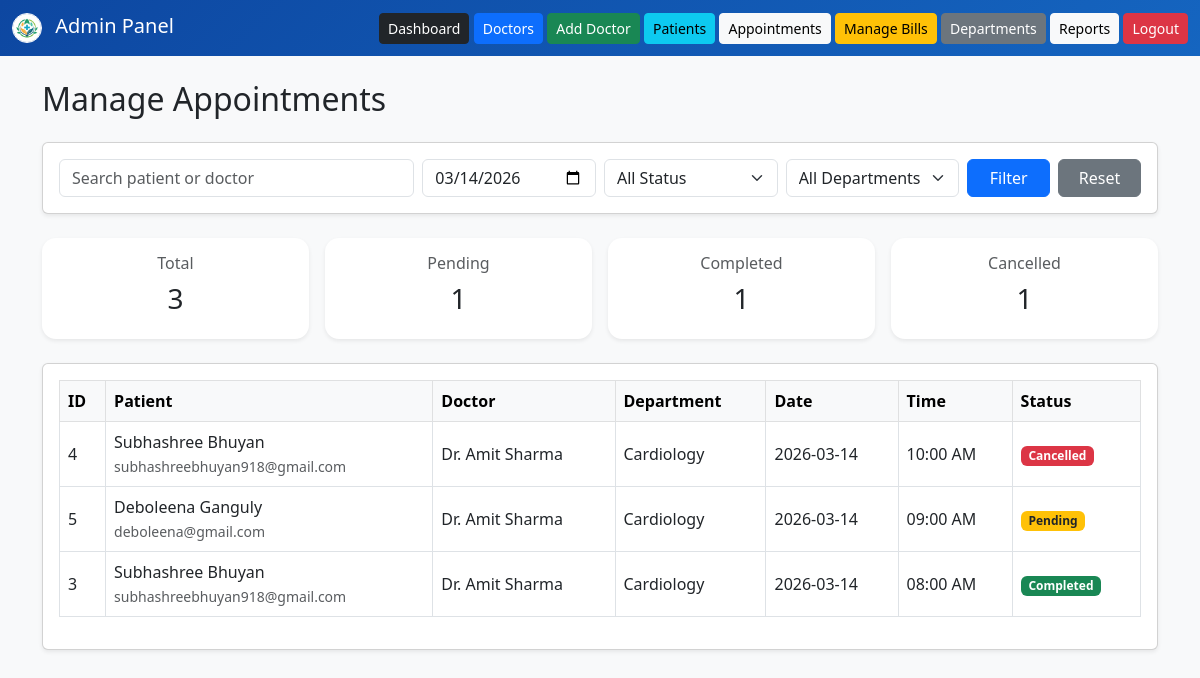
Before: /admin/manage_appointments.php?appointment_date=2026-03-14 (signed in) with the older database file.
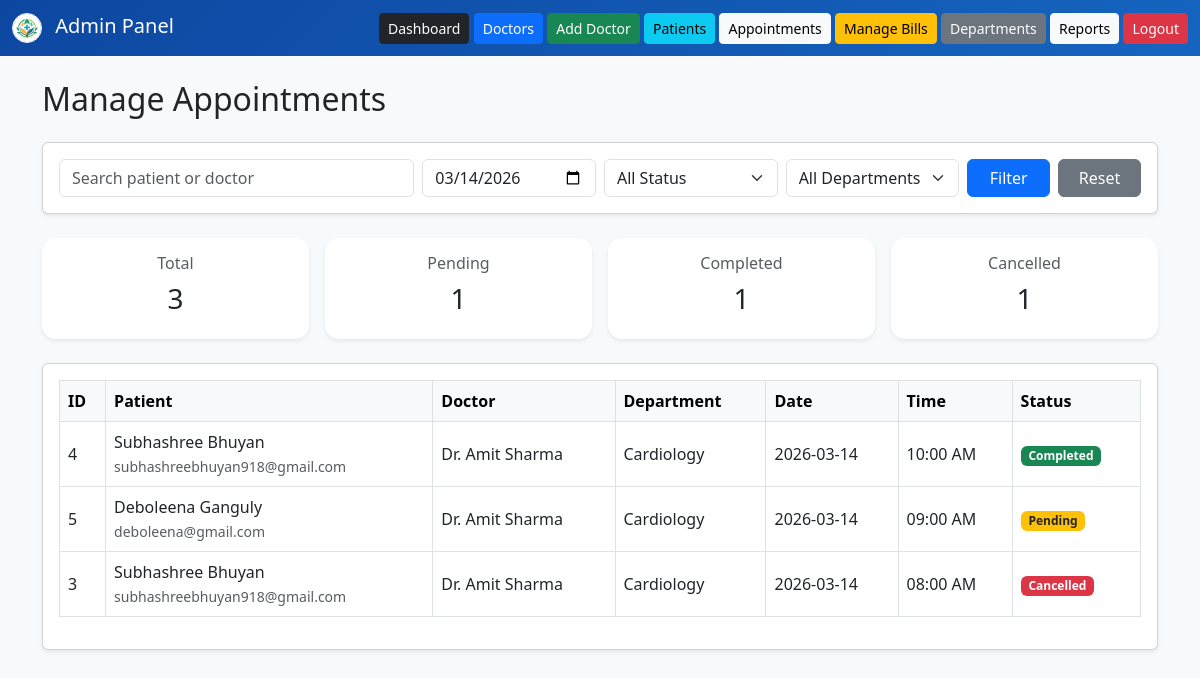
After: the same page with the newer database file.
### tables this page shows
CREATE TABLE `appointments` (
  `appointment_id` int(11) NOT NULL,
  `patient_id` int(11) DEFAULT NULL,
  `doctor_id` int(11) DEFAULT NULL,
  `appointment_date` date DEFAULT NULL,
  `appointment_time` time DEFAULT NULL,
  `status` enum('Pending','Completed','Cancelled') DEFAULT 'Pending',
  `created_at` timestamp NOT NULL DEFAULT current_timestamp()
);

CREATE TABLE `patients` (
  `patient_id` int(11) NOT NULL,
  `user_id` int(11) DEFAULT NULL,
  `first_name` varchar(50) DEFAULT NULL,
  `last_name` varchar(50) DEFAULT NULL,
  `gender` varchar(10) DEFAULT NULL,
  `phone` varchar(15) DEFAULT NULL,
  `address` text DEFAULT NULL,
  `created_at` timestamp NOT NULL DEFAULT current_timestamp(),
  `email` varchar(100) DEFAULT NULL,
  `password` varchar(100) DEFAULT NULL,
  `middle_name` varchar(50) DEFAULT NULL,
  `date_of_birth` date DEFAULT NULL,
  `title` enum('Mr','Mrs','Miss','Ms','Dr','Other') DEFAULT NULL
);

CREATE TABLE `doctors` (
  `doctor_id` int(11) NOT NULL,
  `user_id` int(11) DEFAULT NULL,
  `first_name` varchar(50) DEFAULT NULL,
  `last_name` varchar(50) DEFAULT NULL,
  `department_id` int(11) DEFAULT NULL,
  `phone` varchar(15) DEFAULT NULL,
  `experience` int(11) DEFAULT NULL,
  `available_days` varchar(100) DEFAULT NULL,
  `start_time` time DEFAULT NULL,
  `end_time` time DEFAULT NULL,
  `consultation_fee` decimal(10,2) DEFAULT NULL,
  `middle_name` varchar(50) DEFAULT NULL,
  `date_of_birth` date DEFAULT NULL,
  `title` enum('Mr','Mrs','Miss','Ms','Dr','Other') DEFAULT 'Dr',
  `image` varchar(255) DEFAULT NULL
);

CREATE TABLE `departments` (
  `department_id` int(11) NOT NULL,
  `department_name` varchar(100) NOT NULL
);

### admin/manage_appointments.php (the view, shortened to what the changed rows need)
<?php
include("../config/db.php");
$filter_date = isset($_GET['appointment_date']) ? trim($_GET['appointment_date']) : '';
$query = "SELECT
            a.*,
            p.first_name AS patient_first,
            p.last_name AS patient_last,
            p.email AS patient_email,
            d.first_name AS doctor_first,
            d.last_name AS doctor_last,
            dep.department_name
          FROM appointments a
          LEFT JOIN patients p ON a.patient_id = p.patient_id
          LEFT JOIN doctors d ON a.doctor_id = d.doctor_id
          LEFT JOIN departments dep ON d.department_id = dep.department_id
          WHERE 1=1";
if (!empty($filter_date)) {
    $safe_date = mysqli_real_escape_string($con, $filter_date);
    $query .= " AND a.appointment_date = '$safe_date'";
}
$query .= " ORDER BY a.appointment_date DESC, a.appointment_time DESC";
$result = mysqli_query($con, $query);
?>
<!DOCTYPE html>
<html>
<head>
<link href="https://cdn.jsdelivr.net/npm/bootstrap@5.3.0/dist/css/bootstrap.min.css" rel="stylesheet">
</head>
<body>
<div class="container mt-4">
  <h2 class="mb-4">Manage Appointments</h2>
  <div class="card shadow-sm">
    <div class="card-body">
      <div class="table-responsive">
        <table class="table table-bordered table-hover align-middle">
          <thead class="table-light">
            <tr>
              <th>ID</th>
              <th>Patient</th>
              <th>Doctor</th>
              <th>Department</th>
              <th>Date</th>
              <th>Time</th>
              <th>Status</th>
            </tr>
          </thead>
          <tbody>
            <?php if (mysqli_num_rows($result) > 0) { ?>
              <?php while ($row = mysqli_fetch_assoc($result)) { ?>
                <tr>
                  <td><?php echo $row['appointment_id']; ?></td>
                  <td>
                    <?php echo $row['patient_first'] . ' ' . $row['patient_last']; ?><br>
                    <small class="text-muted"><?php echo $row['patient_email']; ?></small>
                  </td>
                  <td>Dr. <?php echo $row['doctor_first'] . ' ' . $row['doctor_last']; ?></td>
                  <td><?php echo $row['department_name']; ?></td>
                  <td><?php echo $row['appointment_date']; ?></td>
                  <td><?php echo date("h:i A", strtotime($row['appointment_time'])); ?></td>
                  <td>
                    <?php
                    if ($row['status'] == 'Completed') {
                        echo '<span class="badge bg-success">Completed</span>';
                    } elseif ($row['status'] == 'Pending') {
                        echo '<span class="badge bg-warning text-dark">Pending</span>';
                    } else {
                        echo '<span class="badge bg-danger">Cancelled</span>';
                    }
                    ?>
                  </td>
                </tr>
              <?php } ?>
            <?php } else { ?>
              <tr>
                <td colspan="7" class="text-center text-muted">No appointments found.</td>
              </tr>
            <?php } ?>
          </tbody>
        </table>
      </div>
    </div>
  </div>
</div>
</body>
</html>

Changed rows visible on the page:
changed appointments "10:00 AM": status "Cancelled" → "Completed"
changed appointments "08:00 AM": status "Completed" → "Cancelled"
